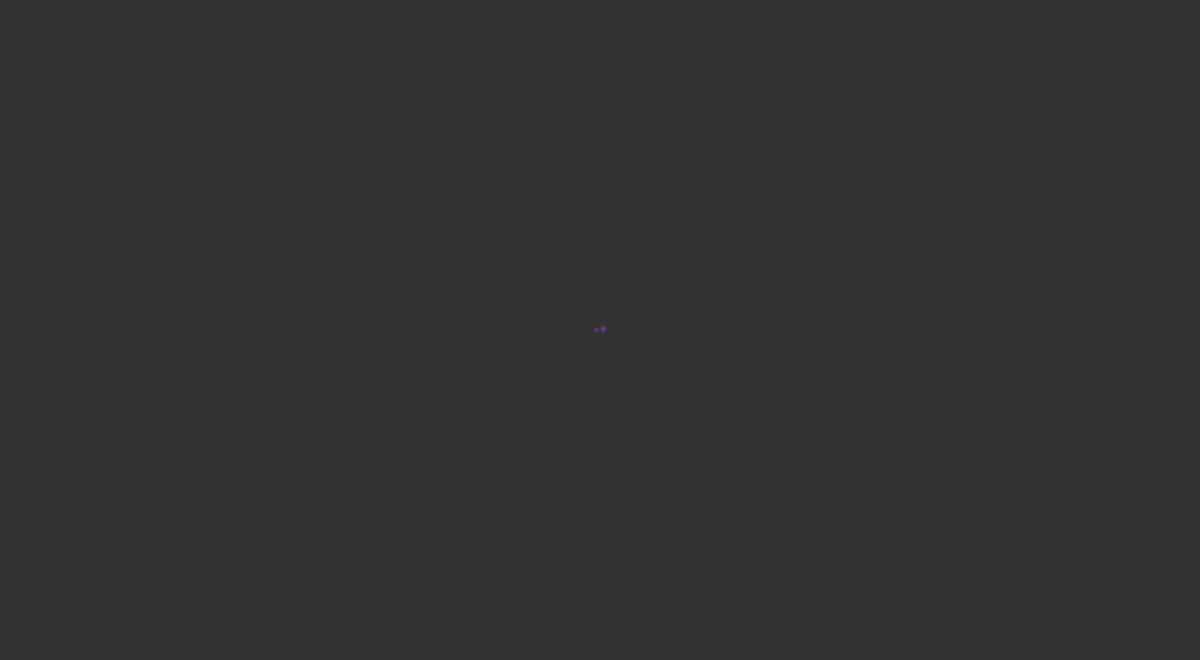
Frame 1 (no input)
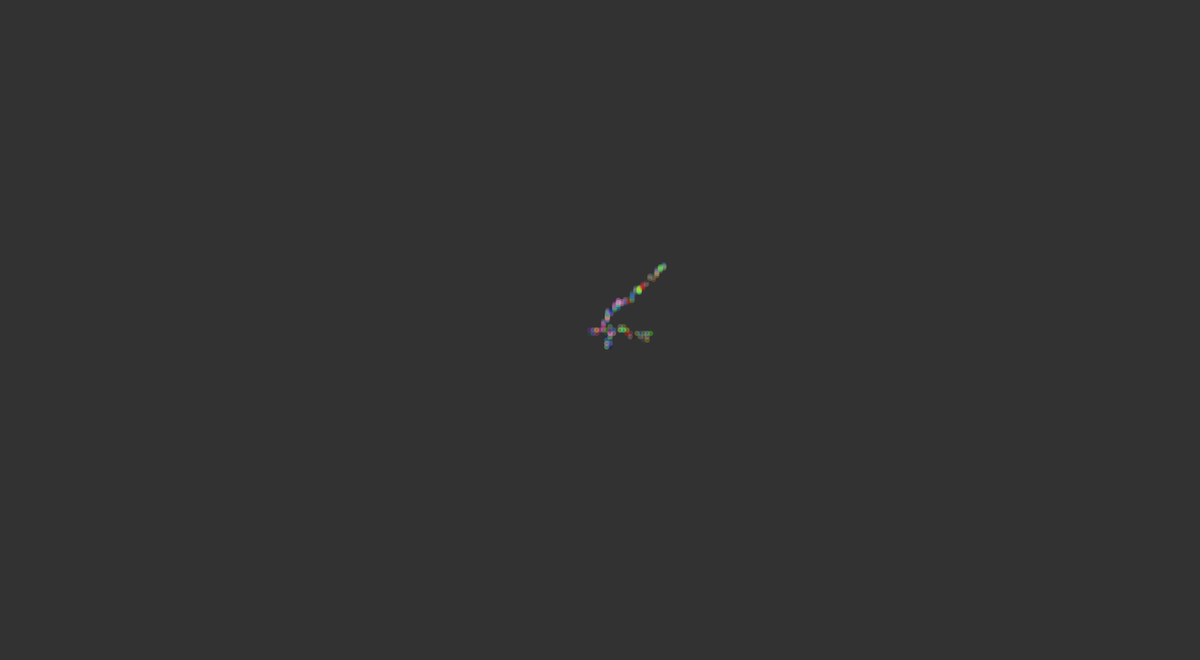
Frame 60 (the mouse pressed at the canvas centre just before this capture)
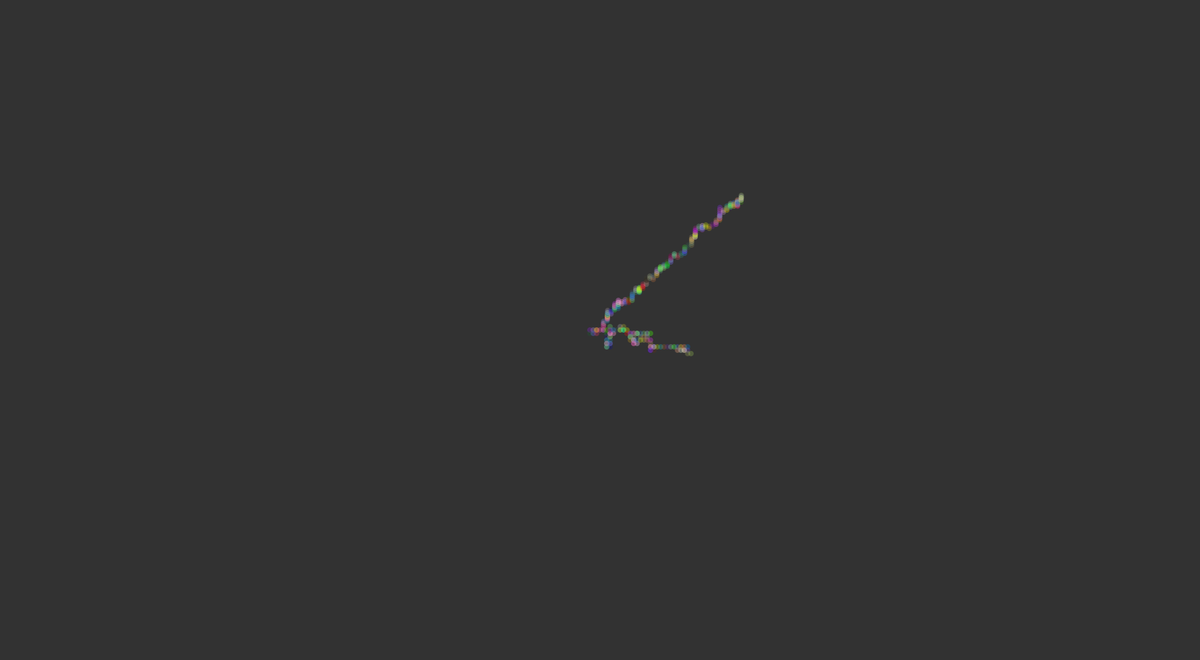
Frame 120 (the mouse held since frame 60 and released just before this capture)

The Processing sketch that drew these frames (run headless with seeded random() and noise(); from frame 60 on, the mouse is pressed at the canvas centre):

// Processing sketch: Quiz_5
// ── Quiz_5.pde
PVector walkerPos, biasedWalkerPos;
PVector walkerVel;
int walkerSize = 8;

void setup() {
  size(1780, 980);
  walkerPos = new PVector(width / 2, height / 2);
  biasedWalkerPos = new PVector(width / 2, height / 2);
  walkerVel = PVector.random2D().mult(3);
  background(50);
}

void draw() {
  fill(random(255), random(255), random(255), random(50, 100));
  noStroke();
  
  // Move both walkers
  randomWalk();
  randomWalkBiased();
  moveAndBounce();
}

void randomWalk() {
  PVector step = new PVector(int(random(-1, 2)), int(random(-1, 2)));
  walkerPos.add(step.mult(5));
  
  // Keep inside the screen
  walkerPos.x = constrain(walkerPos.x, 0, width);
  walkerPos.y = constrain(walkerPos.y, 0, height);
  
  ellipse(walkerPos.x, walkerPos.y, walkerSize, walkerSize);
}

void randomWalkBiased() {
  float r = random(1);
  PVector step = new PVector();
  
  if (r < 0.4) step.set(1, 0);  
  else if (r < 0.6) step.set(-1, 0);
  else if (r < 0.8) step.set(0, 1);
  else step.set(0, -1);

  biasedWalkerPos.add(step.mult(5));

  // Keep inside the screen
  biasedWalkerPos.x = constrain(biasedWalkerPos.x, 0, width);
  biasedWalkerPos.y = constrain(biasedWalkerPos.y, 0, height);
  
  ellipse(biasedWalkerPos.x, biasedWalkerPos.y, walkerSize, walkerSize);
}

void moveAndBounce() {
  walkerPos.add(walkerVel);
  
  // Bounce off walls
  if (walkerPos.x <= 0 || walkerPos.x >= width) walkerVel.x *= -1;
  if (walkerPos.y <= 0 || walkerPos.y >= height) walkerVel.y *= -1;

  ellipse(walkerPos.x, walkerPos.y, walkerSize, walkerSize);
}
